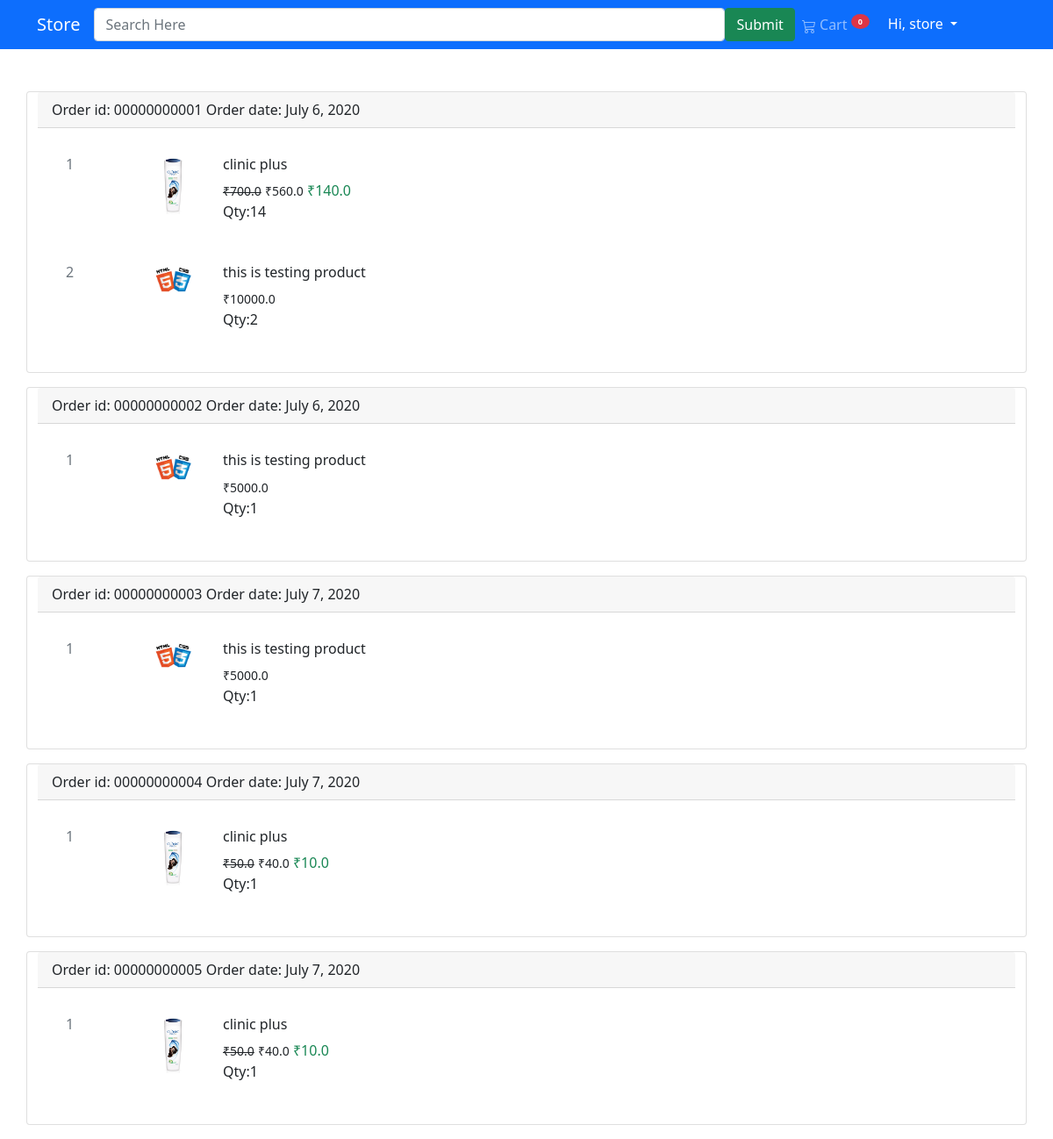
The app's page /myOrder/ (signed in) with its own data.
### store/models.py (models this page shows, shortened)
class Order(models.Model):
    user = models.ForeignKey(settings.AUTH_USER_MODEL, on_delete=models.CASCADE)
    ordered = models.BooleanField(default=False)
    items = models.ManyToManyField(OrderItem)
    ordered_date = models.DateTimeField(null=True)
    add_date = models.DateTimeField(auto_now_add=True)
    coupon = models.ForeignKey('Coupon', on_delete=models.SET_NULL, blank=True, null=True)
    address = models.ForeignKey('Address', on_delete=models.SET_NULL, blank=True, null=True)

class OrderItem(models.Model):
    user = models.ForeignKey(settings.AUTH_USER_MODEL, on_delete=models.CASCADE)
    ordered = models.BooleanField(default=False)
    item = models.ForeignKey(Item, on_delete=models.CASCADE)
    qty = models.IntegerField(default=1)
    def get_total_price(self):
        return self.qty * self.item.price
    def get_total_discount_price(self):
        return self.qty * self.item.discount_price
    def get_total_saving_amount(self):
        return self.get_total_price() - self.get_total_discount_price()

class Item(models.Model):
    title = models.CharField(max_length=200)
    category = models.ForeignKey(Category, on_delete=models.CASCADE)
    brand = models.ForeignKey(Brand, on_delete=models.SET_NULL, null=True)
    slug = models.SlugField(null=True, blank=True)
    image = models.ImageField()
    price = models.FloatField()
    discount_price = models.FloatField(null=True, blank=True)

### store/views.py (the view)
# urls.py: path("myOrder/", MyOrderView.as_view(), name="myOrder"),
class MyOrderView(LoginRequiredMixin, View):
    def get(self, *args, **kwargs):
        context = {
            'order': Order.objects.filter(user=self.request.user, ordered=True),
        }
        return render(self.request, 'myOrder.html', context)

### store/templatetags/cart_template_tags.py (called while the page is built)
@register.filter
def cart_item_count(user):
    if user.is_authenticated:
        qs = Order.objects.filter(user=user,ordered=False)
        if qs.exists():
            return qs[0].items.count()
        else:
            return 0
    else:
        return ""

### templates/myOrder.html
{% extends 'base.html' %}
{% block content %}
    <div class="container mt-5">
        <div class="row">
            {% for main in order %}
                <div class="card mb-3">
                    <div class="card-header">Order id: 0000000000{{ main.id }} <span class="float-right">Order date: {{ main.ordered_date.date }}</span></div>
                    <div class="card-body">
                        {% for o in main.items.all %}
                            <div class="col-lg-12">
                                <div class="card border-0 mb-3">
                                    <div class="card-body">
                                        <div class="row">
                                            <div class="col-1"><h6 class="text-muted">{{ forloop.counter }}</h6></div>
                                            <div class="col-lg-1">
                                                <img src="{{ o.item.image.url }}" alt="" class="card-img-top">
                                            </div>
                                            <div class="col-lg-10">
                                                <h6>{{ o.item.title }}</h6>
                                                <p class="mb-0">
                                                    {% if o.item.discount_price %}
                                                        <del><span class="small">₹{{ o.get_total_price }}</span></del>
                                                        <span class="small">₹{{ o.get_total_discount_price }}</span>
                                                        <span class="text-success">₹{{ o.get_total_saving_amount }}</span>
                                                    {% else %}
                                                        <span class="small font-weight-bold">₹{{ o.get_total_price }}</span>
                                                    {% endif %}
                                                </p>
                                                Qty:<span>{{ o.qty }}</span>
                                            </div>
                                        </div>
                                    </div>
                                </div>
                            </div>
                        {% endfor %}
                    </div>
                </div>
            {% endfor %}
        </div>
    </div>
{% endblock %}

### templates/base.html (shortened to what this page needs)
<!DOCTYPE html>
<html lang="en">
<head>
    <link rel="stylesheet" href="https://stackpath.bootstrapcdn.com/bootstrap/5.0.0-alpha1/css/bootstrap.min.css">
</head>
<body>
{% load cart_template_tags %}
<nav class="navbar navbar-expand-lg navbar-dark bg-primary">
    <div class="container">
        <a class="navbar-brand" href="{% url 'store:homepage' %}">Store</a>
        <form action="" class="d-flex mx-auto">
            <input type="search" name="search" size="70" class="form-control" placeholder="Search Here">
            <input type="submit" name="find" class="btn btn-success">
        </form>
        <div class="collapse navbar-collapse" id="navbarSupportedContent">
            <ul class="navbar-nav ml-auto mb-2 mb-lg-0">
                <li class="nav-item">
                    <a class="nav-link" href="{% url 'store:order_summary' %}">
                         Cart
                        <sup>
                            <span class="badge bg-danger rounded-circle px-2 py-1"><strong>{{ request.user|cart_item_count }}</strong></span>
                        </sup>
                    </a>
                </li>
                {% if user.is_authenticated %}
                    <li class="nav-item">
                        <div class="dropdown">
                            <button type="button" class="btn bt-primary text-white dropdown-toggle" data-toggle="dropdown">
                                Hi, {{ request.user.username }}
                            </button>
                        </div>
                    </li>
                {% else %}
                    <li class="nav-item"><a href="{% url 'account_signup' %}" class="nav-link">Register</a></li>
                    <li class="nav-item"><a href="{% url 'account_login' %}" class="nav-link">Login</a></li>
                {% endif %}
            </ul>
        </div>
    </div>
</nav>
{% block content %}
{% endblock %}
</body>
</html>

### records on screen
Order: id "1", ordered_date "July 6, 2020"
OrderItem: item.image (picture), item "clinic plus", get_total_price "700.0", get_total_discount_price "560.0", get_total_saving_amount "140.0", qty "14"
OrderItem: item.image (picture), item "this is testing product", get_total_price "10000.0", qty "2"
Order: id "2", ordered_date "July 6, 2020"
OrderItem: item.image (picture), item "this is testing product", get_total_price "5000.0", qty "1"
Order: id "3", ordered_date "July 7, 2020"
OrderItem: item.image (picture), item "this is testing product", get_total_price "5000.0", qty "1"
Order: id "4", ordered_date "July 7, 2020"
OrderItem: item.image (picture), item "clinic plus", get_total_price "50.0", get_total_discount_price "40.0", get_total_saving_amount "10.0", qty "1"
Order: id "5", ordered_date "July 7, 2020"
OrderItem: item.image (picture), item "clinic plus", get_total_price "50.0", get_total_discount_price "40.0", get_total_saving_amount "10.0", qty "1"

### other values on screen
{{ request.user|cart_item_count }} "0"
{{ request.user.username }} "store"
